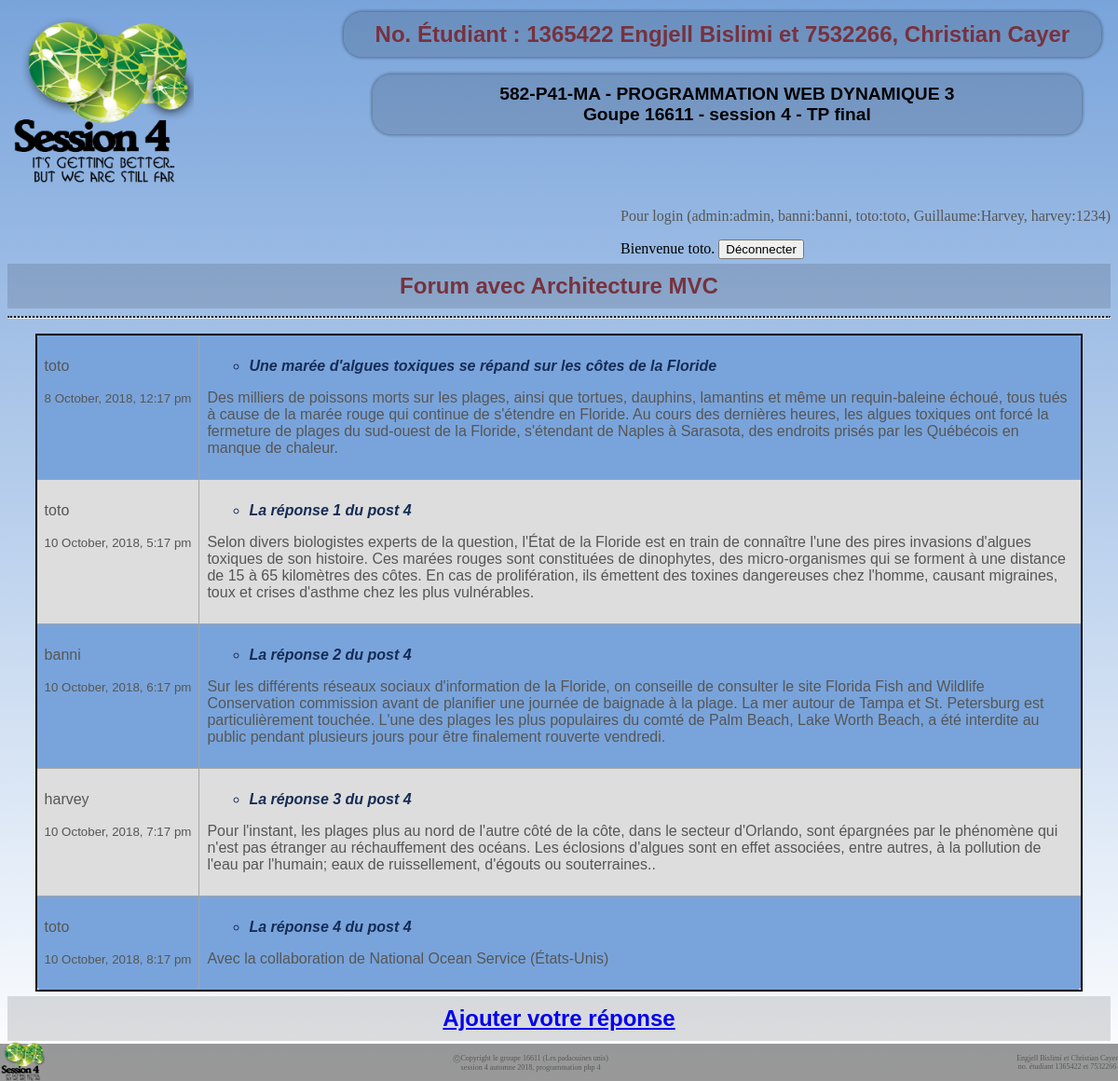
Page /index.php?Reponse&action=affiche&id=4 (signed in) on the committed database.
### tables this page shows
CREATE TABLE sujets(
  id_sujets            int (11) Auto_increment  NOT NULL ,
  titre_sujets         Varchar (255) NOT NULL ,
  texte_sujets         Text NOT NULL ,
  date_creation_sujets DATETIME NOT NULL ,
  username             Varchar (25) NOT NULL ,
  PRIMARY KEY (id_sujets )
);

CREATE TABLE reponse(
  id_reponse            int (11) Auto_increment  NOT NULL ,
  titre_reponse         Varchar (255) NOT NULL ,
  texte_reponse         Text NOT NULL ,
  date_creation_reponse DATETIME NOT NULL ,
  id_sujets             Int NOT NULL ,
  username              Varchar (25) NOT NULL ,
  PRIMARY KEY (id_reponse )
);

### index.php (called while the page is built, shortened)
<?php
    Routeur::route();
?>

### model/BaseDAO.php (called while the page is built, shortened)
<?php
	abstract class BaseDao
	{
		protected $db;
		public function __construct(PDO $dbPDO)
		{
			$this->db = $dbPDO;
		}
		protected function lire($valeurCherchee, $cle = NULL)
		{
			if(!isset($cle)){
				$query = "SELECT * from " . $this->getTableName() . " WHERE " . $this->getPrimaryKey() ."=?";
			}
			else{
				$query = "SELECT * from " . $this->getTableName() . " WHERE " . $cle ."=?";
			}
			$donnees = array($valeurCherchee);
			return $this->requete($query, $donnees);
		}
        final protected function requete($query, $data = array())
		{
			try
			{
				$stmt = $this->db->prepare($query);
				$stmt->execute($data);
			}
			catch(PDOException $e)
			{
				trigger_error("<p>La requête suivante a donné une erreur : $query</p><p>Exception : " . $e->getMessage() . "</p>");
                return false;
			}
			return $stmt;
		}
	}
?>

### model/Modele_Sujets.php (called while the page is built, shortened)
<?php
    class Modele_Sujets extends BaseDAO
    {
       public function getTableName()
       {
           return "sujets";
       }
        public function getPrimaryKey()
        {
            return "id_sujets";
        }
        public function obtenir_par_id($id)
        {
            $resultat = $this->lire($id);
            $resultat->setFetchMode(PDO::FETCH_CLASS | PDO::FETCH_PROPS_LATE, "Sujets");
            $leFilm = $resultat->fetch();
            return $leFilm;
        }
    }
?>

### model/Sujets.php (called while the page is built, shortened)
<?php
    class Sujets
    {
        private $id_sujets;
        private $titre_sujets;
        private $texte_sujets;
        private $date_creation_sujets;
        private $username;
        public function getIdSujets()
        {
            return $this->id_sujets;
        }
        public function setIdSujets($id_sujets)
        {
            if((filter_var($id_sujets, FILTER_VALIDATE_INT)  || (filter_var($id_sujets, FILTER_VALIDATE_INT) === 0)))
                $this->id_sujets = $id_sujets;
            else
                trigger_error("Doit être numérique....", E_USER_ERROR);
        }
        public function getTitreSujets()
        {
            return $this->titre_sujets;
        }
        public function setTitreSujets($titre_sujets)
        {
            if(is_string($titre_sujets))
                $this->titre_sujets = $titre_sujets;
            else
                trigger_error("Le nom doit être une chaine de caractères....", E_USER_ERROR);
        }
        public function getTexteSujets()
        {
            return $this->texte_sujets;
        }
        public function setTexteSujets($texte_sujets)
        {
            if(is_string($texte_sujets))
                $this->texte_sujets = $texte_sujets;
            else
                trigger_error("Le texte doit être une chaine de caractères....", E_USER_ERROR);
        }
        public function getDateCreationSujets()
        {
            return $this->date_creation_sujets;
        }
        public function setDateCreationSujets($date_creation_sujets)
        {
            if(is_string($date_creation_sujets))
                $this->date_creation_sujets = $date_creation_sujets;
            else
                trigger_error("La date doit être une chaine de caractères....", E_USER_ERROR);
        }
        public function getUsername()
        {
            return $this->username;
        }
        public function setUsername($username)
        {
            if(is_string($username))
                $this->username = $username;
            else
                trigger_error("Le nom d'utilisateur doit être une chaine de caractères....", E_USER_ERROR);
        }
    }
?>

### model/Modele_Reponse.php (called while the page is built, shortened)
<?php
class Modele_Reponse extends BaseDAO
{
    public function getTableName()
    {
        return "reponse";
    }
    public function obtenir_reponse_par_sujet($id)
    {
        $query = "SELECT * FROM " . $this->getTableName()." WHERE id_sujets = ".$id. " ORDER BY date_creation_reponse ";
        $resultats = $this->requete($query);
        $lesReponses = $resultats->fetchAll(PDO::FETCH_CLASS | PDO::FETCH_PROPS_LATE, "Reponse");
        return $lesReponses;
    }
}
?>

### model/Reponse.php (called while the page is built, shortened)
<?php
    class Reponse
    {
        private $titre_reponse;
        private $texte_reponse;
        private $date_creation_reponse;
        private $username;
        public function getTitreReponse()
        {
            return $this->titre_reponse;
        }
        public function setTitreReponse($titre_reponse)
        {
            if(is_string($titre_reponse))
                $this->titre_reponse = $titre_reponse;
            else
                trigger_error("Le titre doit être une chaine de caractères....", E_USER_ERROR);
        }
        public function getTexteReponse()
        {
            return $this->texte_reponse;
        }
        public function setTexteReponse($texte_reponse)
        {
            if(is_string($texte_reponse))
                $this->texte_reponse = $texte_reponse;
            else
                trigger_error("Le texte doit être une chaine de caractères....", E_USER_ERROR);
        }
        public function getDateCreationReponse()
        {
            return $this->date_creation_reponse;
        }
        public function setDateCreationReponse($date_creation_reponse)
        {
            if(is_string($date_creation_reponse))
                $this->date_creation_reponse = $date_creation_reponse;
            else
                trigger_error("Le nom doit être une chaine de caractères....", E_USER_ERROR);
        }
        public function getUsername()
        {
            return $this->username;
        }
        public function setUsername($username)
        {
            if(is_string($username))
                $this->username = $username;
            else
                trigger_error("Le nom d'utilisateur doit être une chaine de caractères....", E_USER_ERROR);
        }
    }
?>

### view/AfficheSujetAvecReponse.php (the view)
<?php
echo "<table class='tableSujet'>";
    echo "<tr>";
        echo "<td><p>" .$data["sujets"]->getUsername() . "</p><p style='white-space: nowrap'><small>" . date("j F, Y, g:i a", strtotime($data["sujets"]->getDateCreationSujets())) . "</small></p></td>";
        echo "<p>";
        echo "<td><h3>".$data["sujets"]->getTitreSujets() . "</h3>";
        echo "<p>". $data["sujets"]->getTexteSujets() . "</p>";
        echo "</td>";
    echo "</tr>";
        foreach($data["reponse"] as $reponse)
        {
            echo "<tr>";
            echo "<td><p>" . $reponse->getUsername() . "</p><p style='white-space: nowrap'><small>" . date("j F, Y, g:i a", strtotime($reponse->getDateCreationReponse())) . "</small></p></td>";
            echo "<td><h3><strong>" . $reponse->getTitreReponse() . "</strong></h3><p>". $reponse->getTexteReponse() . "</p></td>";
            echo "</tr>";
        }
echo "</table>";
echo "<h1><a href='index.php?Reponse&action=FormReponseSujet&id=" . $data["sujets"]->getIdSujets() . "'>Ajouter votre réponse</a></h1>";
?>

### css/colorTomS2.css (style rules this page uses)
html { color:black; }
body { height: 100%; background: linear-gradient(#79a4db, white); background-attachment: fixed; }
h1, h2, h3, h4 { font-size: 1em; color: #76323F; font-family: Arial, Helvetica, sans-serif; }
h1 { font-size: 1.5em; color: #76323F; background-color: rgba(0, 0, 0, .125); }
h3 { color: #152C55; }
p { color:#565656; }

### css/posTomS2.css (style rules this page uses)
html { margin: 0 auto; max-width: 1400px; }
body { padding-bottom: 30px; }
h1 { margin: 5px auto; padding: 10px; text-align: center; }
h3 { display: list-item; list-style-type: circle; margin-left: 45px; font-style: italic; }
table { margin-left:auto; margin-right:auto; }

### css/table.css (style rules this page uses)
.tableSujet { font-family: arial, sans-serif; border-collapse: collapse; width: 95%; border: 2px solid black; border-radius: 10px; background-color: #79a4db; }
.tableSujet td, .tableSujet th { border: 1px solid #a5a5a5; text-align: left; padding: 8px; vertical-align:top; }
.tableSujet tr:nth-child(even) { background-color: #dddddd; }

### rows in the picture
sujets: username "toto", date_creation_sujets "8 October, 2018, 12:17 pm", titre_sujets "Une marée d'algues toxiques se répand sur les côtes de la Floride", texte_sujets "Des milliers de poissons morts sur les plages, ainsi que tortues, dauphins, lamantins et même un requin-baleine échoué, tous tués à cause de la marée rouge qui continue de s'étendre en Floride. Au cours des dernières heures, les algues toxiques ont forcé la fermeture de plages du sud-ouest de la Floride, s'étendant de Naples à Sarasota, des endroits prisés par les Québécois en manque de chaleur."
reponse: username "toto", date_creation_reponse "10 October, 2018, 5:17 pm", titre_reponse "La réponse 1 du post 4", texte_reponse "Selon divers biologistes experts de la question, l'État de la Floride est en train de connaître l'une des pires invasions d'algues toxiques de son histoire. Ces marées rouges sont constituées de dinophytes, des micro-organismes qui se forment à une distance de 15 à 65 kilomètres des côtes. En cas de prolifération, ils émettent des toxines dangereuses chez l'homme, causant migraines, toux et crises d'asthme chez les plus vulnérables."
reponse: username "banni", date_creation_reponse "10 October, 2018, 6:17 pm", titre_reponse "La réponse 2 du post 4", texte_reponse "Sur les différents réseaux sociaux d'information de la Floride, on conseille de consulter le site Florida Fish and Wildlife Conservation commission avant de planifier une journée de baignade à la plage. La mer autour de Tampa et St. Petersburg est particulièrement touchée. L'une des plages les plus populaires du comté de Palm Beach, Lake Worth Beach, a été interdite au public pendant plusieurs jours pour être finalement rouverte vendredi."
reponse: username "harvey", date_creation_reponse "10 October, 2018, 7:17 pm", titre_reponse "La réponse 3 du post 4", texte_reponse "Pour l'instant, les plages plus au nord de l'autre côté de la côte, dans le secteur d'Orlando, sont épargnées par le phénomène qui n'est pas étranger au réchauffement des océans. Les éclosions d'algues sont en effet associées, entre autres, à la pollution de l'eau par l'humain; eaux de ruissellement, d'égouts ou souterraines.."
reponse: username "toto", date_creation_reponse "10 October, 2018, 8:17 pm", titre_reponse "La réponse 4 du post 4", texte_reponse "Avec la collaboration de National Ocean Service (États-Unis)"

### other values in the picture
$_SESSION["username"] "toto"
